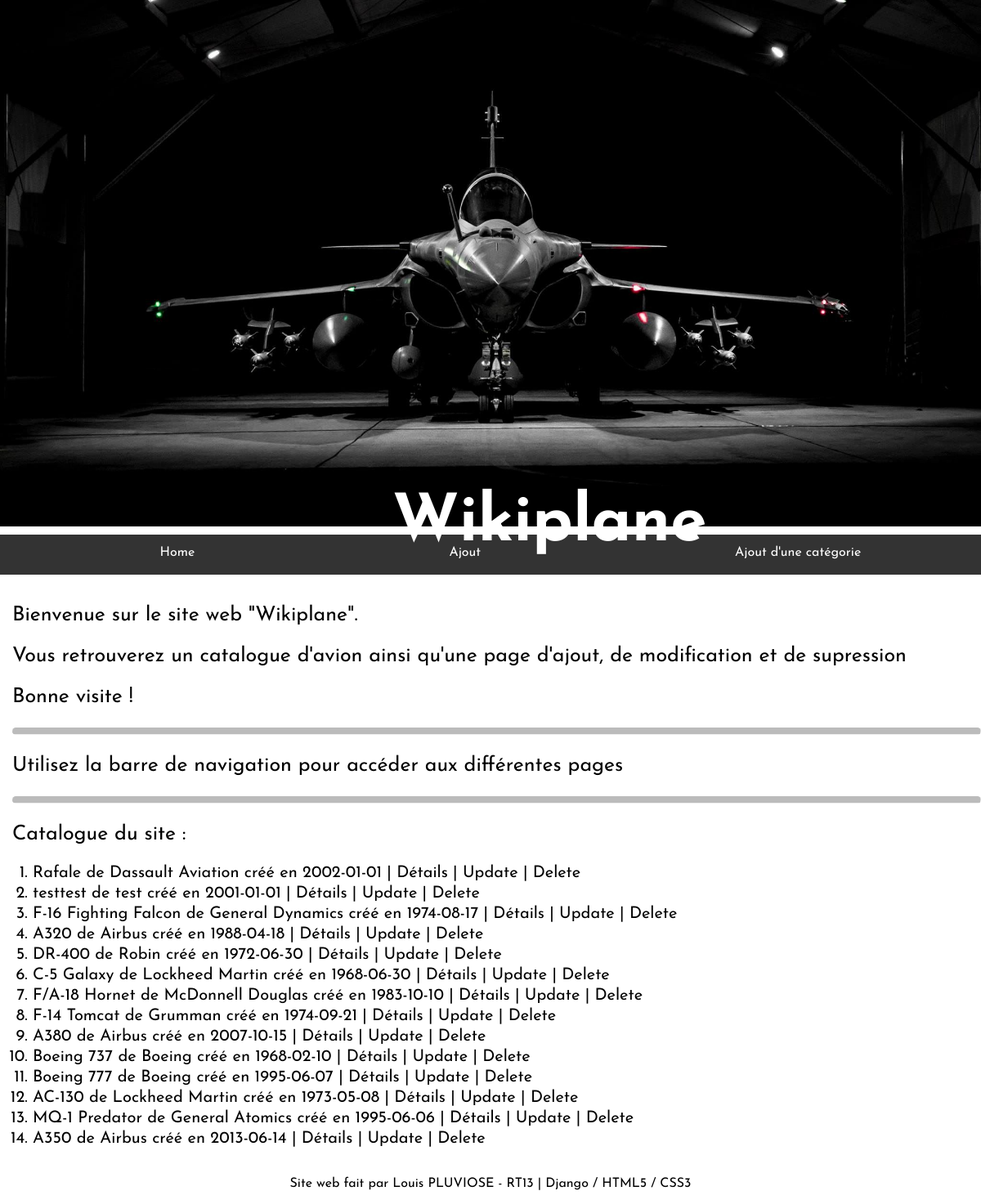
Page /application/index/ on the committed database.
### application/models.py (models this page shows, shortened)
class Avion(models.Model):
    nom = models.CharField(max_length=100)
    constructeur = models.CharField(max_length=100)
    date_production = models.DateField(blank=True, null=True)
    nombre_appareils = models.IntegerField(blank=False)
    presentation = models.TextField(null=True, blank=True)
    categorie = models.ForeignKey("categorie", on_delete=models.CASCADE, default=None)
    def __str__(self):
        chaine = f"{self.nom} de {self.constructeur} créé en {self.date_production}"
        return chaine

### application/views.py (the view)
# urls.py: path("index/", views.index, name='index'),
def index(request):
    liste = list(models.Avion.objects.all())
    return render(request, 'application/index.html', {'liste': liste})

### application/templates/application/index.html
{% extends 'main.html' %}
{% block content %}
<div class="textepresentation">
<p>Bienvenue sur le site web "Wikiplane".</p>
<p>Vous retrouverez un catalogue d'avion ainsi qu'une page d'ajout, de modification et de supression</p>
<p>Bonne visite !</p>
<hr class="rounded">
<p>Utilisez la barre de navigation pour accéder aux différentes pages</p>
<hr class="rounded">
<p>Catalogue du site : </p>
</div>
<ol>
    {% for l in liste %}
        <li> {{l}} <a href="/application/affiche/{{l.id}}"> | Détails </a><a href="/application/update/{{l.id}}"> | Update </a><a href="/application/delete/{{l.id}}"> | Delete</a></li>
    {% endfor %}
</ol>
{% endblock %}

### application/static/css/main.css (style rules this page uses)
body { font-family: 'Josefin Sans', sans-serif; height: auto; margin: 0; padding: 0; border: 0; outline: 0; width: 100%; }
a { color: black; text-decoration: none; }
.textepresentation { font-size: 25px; padding-top: 1%; padding-left: 1.25%; }
hr.rounded { border-top: 8px solid #bbb; border-radius: 5px; }
ol { font-size: 20px; }
li { padding-bottom: 5px; }

### rows in the picture
Avion: nom+constructeur+date_production "Rafale de Dassault Aviation créé en 2002-01-01"
Avion: nom+constructeur+date_production "testtest de test créé en 2001-01-01"
Avion: nom+constructeur+date_production "F-16 Fighting Falcon de General Dynamics créé en 1974-08-17"
Avion: nom+constructeur+date_production "A320 de Airbus créé en 1988-04-18"
Avion: nom+constructeur+date_production "DR-400 de Robin créé en 1972-06-30"
Avion: nom+constructeur+date_production "C-5 Galaxy de Lockheed Martin créé en 1968-06-30"
Avion: nom+constructeur+date_production "F/A-18 Hornet de McDonnell Douglas créé en 1983-10-10"
Avion: nom+constructeur+date_production "F-14 Tomcat de Grumman créé en 1974-09-21"
Avion: nom+constructeur+date_production "A380 de Airbus créé en 2007-10-15"
Avion: nom+constructeur+date_production "Boeing 737 de Boeing créé en 1968-02-10"
Avion: nom+constructeur+date_production "Boeing 777 de Boeing créé en 1995-06-07"
Avion: nom+constructeur+date_production "AC-130 de Lockheed Martin créé en 1973-05-08"
Avion: nom+constructeur+date_production "MQ-1 Predator de General Atomics créé en 1995-06-06"
Avion: nom+constructeur+date_production "A350 de Airbus créé en 2013-06-14"
